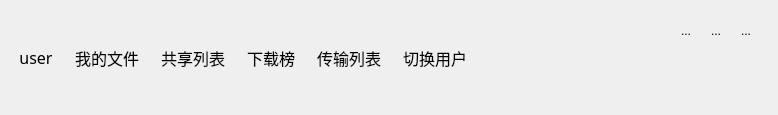
<?xml version="1.0" encoding="UTF-8"?>
<ui version="4.0">
 <class>ButtonGroup</class>
 <widget class="QWidget" name="ButtonGroup">
  <property name="geometry">
   <rect>
    <x>0</x>
    <y>0</y>
    <width>778</width>
    <height>115</height>
   </rect>
  </property>
  <property name="maximumSize">
   <size>
    <width>16777215</width>
    <height>115</height>
   </size>
  </property>
  <property name="windowTitle">
   <string>Form</string>
  </property>
  <layout class="QHBoxLayout" name="horizontalLayout_3">
   <item>
    <widget class="QWidget" name="btns_wg" native="true">
     <layout class="QHBoxLayout" name="horizontalLayout">
      <property name="leftMargin">
       <number>0</number>
      </property>
      <property name="topMargin">
       <number>0</number>
      </property>
      <property name="rightMargin">
       <number>0</number>
      </property>
      <property name="bottomMargin">
       <number>0</number>
      </property>
      <item>
       <widget class="QToolButton" name="login_usr">
        <property name="font">
         <font>
          <family>楷体</family>
          <pointsize>12</pointsize>
         </font>
        </property>
        <property name="text">
         <string>user</string>
        </property>
        <property name="icon">
         <iconset resource="resource.qrc">
          <normaloff>:/images/title_user.png</normaloff>:/images/title_user.png</iconset>
        </property>
        <property name="iconSize">
         <size>
          <width>70</width>
          <height>70</height>
         </size>
        </property>
        <property name="toolButtonStyle">
         <enum>Qt::ToolButtonTextUnderIcon</enum>
        </property>
        <property name="autoRaise">
         <bool>true</bool>
        </property>
       </widget>
      </item>
      <item>
       <widget class="QToolButton" name="myfile">
        <property name="font">
         <font>
          <family>楷体</family>
          <pointsize>12</pointsize>
         </font>
        </property>
        <property name="text">
         <string>我的文件</string>
        </property>
        <property name="icon">
         <iconset resource="resource.qrc">
          <normaloff>:/images/tile_file.png</normaloff>:/images/tile_file.png</iconset>
        </property>
        <property name="iconSize">
         <size>
          <width>50</width>
          <height>50</height>
         </size>
        </property>
        <property name="toolButtonStyle">
         <enum>Qt::ToolButtonTextUnderIcon</enum>
        </property>
        <property name="autoRaise">
         <bool>true</bool>
        </property>
       </widget>
      </item>
      <item>
       <widget class="QToolButton" name="sharelist">
        <property name="font">
         <font>
          <family>楷体</family>
          <pointsize>12</pointsize>
         </font>
        </property>
        <property name="text">
         <string>共享列表</string>
        </property>
        <property name="icon">
         <iconset resource="resource.qrc">
          <normaloff>:/images/title_share.png</normaloff>:/images/title_share.png</iconset>
        </property>
        <property name="iconSize">
         <size>
          <width>50</width>
          <height>50</height>
         </size>
        </property>
        <property name="toolButtonStyle">
         <enum>Qt::ToolButtonTextUnderIcon</enum>
        </property>
        <property name="autoRaise">
         <bool>true</bool>
        </property>
       </widget>
      </item>
      <item>
       <widget class="QToolButton" name="download">
        <property name="font">
         <font>
          <family>楷体</family>
          <pointsize>12</pointsize>
         </font>
        </property>
        <property name="text">
         <string>下载榜</string>
        </property>
        <property name="icon">
         <iconset resource="resource.qrc">
          <normaloff>:/images/tile_hot.png</normaloff>:/images/tile_hot.png</iconset>
        </property>
        <property name="iconSize">
         <size>
          <width>50</width>
          <height>50</height>
         </size>
        </property>
        <property name="toolButtonStyle">
         <enum>Qt::ToolButtonTextUnderIcon</enum>
        </property>
        <property name="autoRaise">
         <bool>true</bool>
        </property>
       </widget>
      </item>
      <item>
       <widget class="QToolButton" name="transform">
        <property name="font">
         <font>
          <family>楷体</family>
          <pointsize>12</pointsize>
         </font>
        </property>
        <property name="text">
         <string>传输列表</string>
        </property>
        <property name="icon">
         <iconset resource="resource.qrc">
          <normaloff>:/images/title_data.png</normaloff>:/images/title_data.png</iconset>
        </property>
        <property name="iconSize">
         <size>
          <width>50</width>
          <height>50</height>
         </size>
        </property>
        <property name="toolButtonStyle">
         <enum>Qt::ToolButtonTextUnderIcon</enum>
        </property>
        <property name="autoRaise">
         <bool>true</bool>
        </property>
       </widget>
      </item>
      <item>
       <widget class="QToolButton" name="switchuser">
        <property name="font">
         <font>
          <family>楷体</family>
          <pointsize>12</pointsize>
         </font>
        </property>
        <property name="text">
         <string>切换用户</string>
        </property>
        <property name="icon">
         <iconset resource="resource.qrc">
          <normaloff>:/images/title_change.png</normaloff>:/images/title_change.png</iconset>
        </property>
        <property name="iconSize">
         <size>
          <width>50</width>
          <height>50</height>
         </size>
        </property>
        <property name="toolButtonStyle">
         <enum>Qt::ToolButtonTextUnderIcon</enum>
        </property>
        <property name="autoRaise">
         <bool>true</bool>
        </property>
       </widget>
      </item>
     </layout>
    </widget>
   </item>
   <item>
    <spacer name="horizontalSpacer_2">
     <property name="orientation">
      <enum>Qt::Horizontal</enum>
     </property>
     <property name="sizeHint" stdset="0">
      <size>
       <width>40</width>
       <height>20</height>
      </size>
     </property>
    </spacer>
   </item>
   <item>
    <widget class="QWidget" name="widget_2" native="true">
     <layout class="QVBoxLayout" name="verticalLayout">
      <item>
       <widget class="QWidget" name="widget" native="true">
        <layout class="QHBoxLayout" name="horizontalLayout_2">
         <property name="leftMargin">
          <number>0</number>
         </property>
         <property name="topMargin">
          <number>0</number>
         </property>
         <property name="rightMargin">
          <number>0</number>
         </property>
         <property name="bottomMargin">
          <number>0</number>
         </property>
         <item>
          <spacer name="horizontalSpacer">
           <property name="orientation">
            <enum>Qt::Horizontal</enum>
           </property>
           <property name="sizeHint" stdset="0">
            <size>
             <width>40</width>
             <height>20</height>
            </size>
           </property>
          </spacer>
         </item>
         <item>
          <widget class="QToolButton" name="min">
           <property name="text">
            <string>...</string>
           </property>
           <property name="icon">
            <iconset resource="resource.qrc">
             <normaloff>:/images/title_min.png</normaloff>:/images/title_min.png</iconset>
           </property>
           <property name="iconSize">
            <size>
             <width>30</width>
             <height>30</height>
            </size>
           </property>
           <property name="autoRaise">
            <bool>true</bool>
           </property>
          </widget>
         </item>
         <item>
          <widget class="QToolButton" name="max">
           <property name="text">
            <string>...</string>
           </property>
           <property name="icon">
            <iconset resource="resource.qrc">
             <normaloff>:/images/title_max.png</normaloff>:/images/title_max.png</iconset>
           </property>
           <property name="iconSize">
            <size>
             <width>30</width>
             <height>30</height>
            </size>
           </property>
           <property name="autoRaise">
            <bool>true</bool>
           </property>
          </widget>
         </item>
         <item>
          <widget class="QToolButton" name="close">
           <property name="text">
            <string>...</string>
           </property>
           <property name="icon">
            <iconset resource="resource.qrc">
             <normaloff>:/images/title_close.png</normaloff>:/images/title_close.png</iconset>
           </property>
           <property name="iconSize">
            <size>
             <width>30</width>
             <height>30</height>
            </size>
           </property>
           <property name="autoRaise">
            <bool>true</bool>
           </property>
          </widget>
         </item>
        </layout>
       </widget>
      </item>
      <item>
       <spacer name="verticalSpacer">
        <property name="orientation">
         <enum>Qt::Vertical</enum>
        </property>
        <property name="sizeHint" stdset="0">
         <size>
          <width>20</width>
          <height>40</height>
         </size>
        </property>
       </spacer>
      </item>
     </layout>
    </widget>
   </item>
  </layout>
 </widget>
 <resources>
  <include location="resource.qrc"/>
 </resources>
 <connections/>
</ui>
